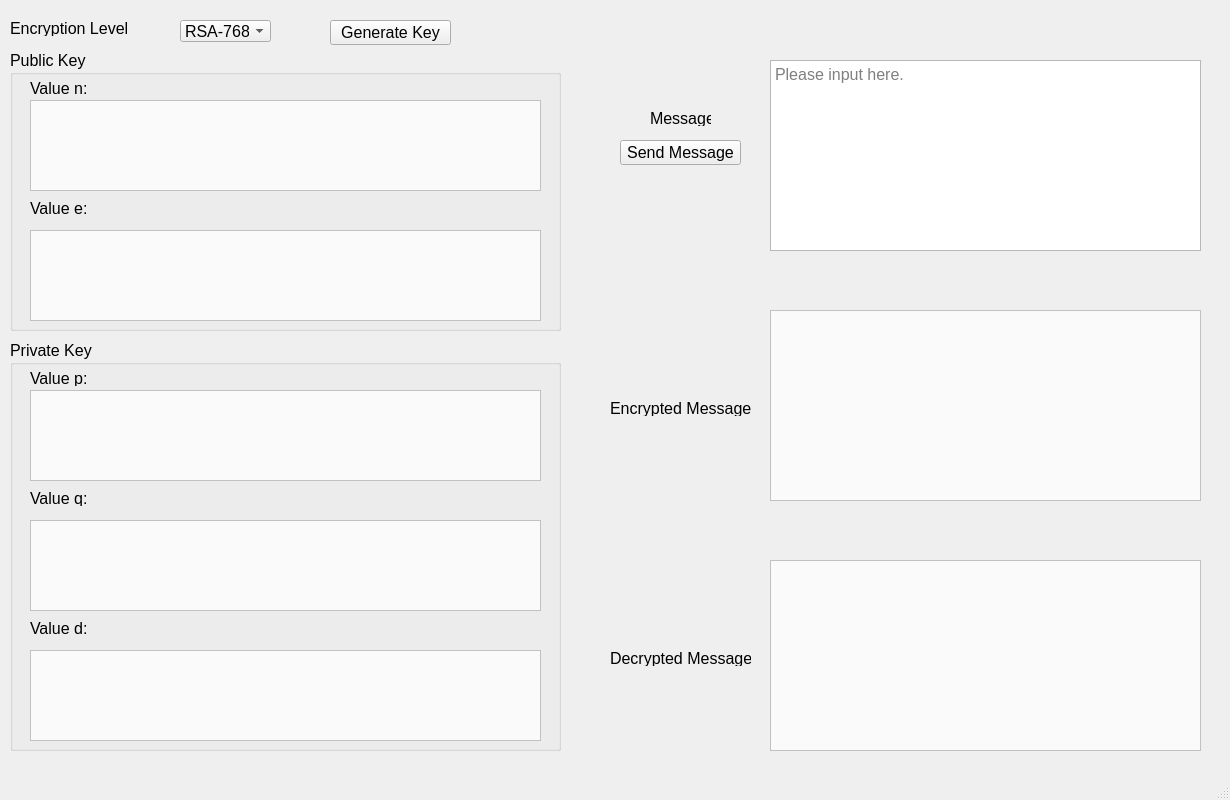
<?xml version="1.0" encoding="UTF-8"?>
<ui version="4.0">
 <class>RSAToy</class>
 <widget class="QMainWindow" name="RSAToy">
  <property name="geometry">
   <rect>
    <x>0</x>
    <y>0</y>
    <width>1230</width>
    <height>800</height>
   </rect>
  </property>
  <property name="windowTitle">
   <string>RSAToy</string>
  </property>
  <widget class="QWidget" name="centralwidget">
   <widget class="QGroupBox" name="groupBox">
    <property name="geometry">
     <rect>
      <x>10</x>
      <y>50</y>
      <width>551</width>
      <height>281</height>
     </rect>
    </property>
    <property name="font">
     <font>
      <pointsize>12</pointsize>
     </font>
    </property>
    <property name="title">
     <string>Public Key</string>
    </property>
    <widget class="QLabel" name="label_5">
     <property name="geometry">
      <rect>
       <x>20</x>
       <y>30</y>
       <width>101</width>
       <height>16</height>
      </rect>
     </property>
     <property name="font">
      <font>
       <pointsize>12</pointsize>
      </font>
     </property>
     <property name="text">
      <string>Value n:</string>
     </property>
    </widget>
    <widget class="QLabel" name="label_6">
     <property name="geometry">
      <rect>
       <x>20</x>
       <y>150</y>
       <width>101</width>
       <height>16</height>
      </rect>
     </property>
     <property name="font">
      <font>
       <pointsize>12</pointsize>
      </font>
     </property>
     <property name="text">
      <string>Value e:</string>
     </property>
    </widget>
    <widget class="QPlainTextEdit" name="text_n">
     <property name="enabled">
      <bool>false</bool>
     </property>
     <property name="geometry">
      <rect>
       <x>20</x>
       <y>50</y>
       <width>511</width>
       <height>91</height>
      </rect>
     </property>
     <property name="autoFillBackground">
      <bool>false</bool>
     </property>
     <property name="styleSheet">
      <string notr="true">background-color: rgb(250, 250, 250);</string>
     </property>
     <property name="readOnly">
      <bool>true</bool>
     </property>
     <property name="backgroundVisible">
      <bool>false</bool>
     </property>
    </widget>
    <widget class="QPlainTextEdit" name="text_e">
     <property name="enabled">
      <bool>false</bool>
     </property>
     <property name="geometry">
      <rect>
       <x>20</x>
       <y>180</y>
       <width>511</width>
       <height>91</height>
      </rect>
     </property>
     <property name="autoFillBackground">
      <bool>false</bool>
     </property>
     <property name="styleSheet">
      <string notr="true">background-color: rgb(250, 250, 250);</string>
     </property>
     <property name="readOnly">
      <bool>true</bool>
     </property>
    </widget>
   </widget>
   <widget class="QGroupBox" name="groupBox_2">
    <property name="geometry">
     <rect>
      <x>10</x>
      <y>340</y>
      <width>551</width>
      <height>411</height>
     </rect>
    </property>
    <property name="font">
     <font>
      <pointsize>12</pointsize>
     </font>
    </property>
    <property name="title">
     <string>Private Key</string>
    </property>
    <widget class="QPlainTextEdit" name="text_p">
     <property name="enabled">
      <bool>false</bool>
     </property>
     <property name="geometry">
      <rect>
       <x>20</x>
       <y>50</y>
       <width>511</width>
       <height>91</height>
      </rect>
     </property>
     <property name="autoFillBackground">
      <bool>false</bool>
     </property>
     <property name="styleSheet">
      <string notr="true">background-color: rgb(250, 250, 250);</string>
     </property>
     <property name="readOnly">
      <bool>true</bool>
     </property>
    </widget>
    <widget class="QLabel" name="label_8">
     <property name="geometry">
      <rect>
       <x>20</x>
       <y>150</y>
       <width>101</width>
       <height>16</height>
      </rect>
     </property>
     <property name="font">
      <font>
       <pointsize>12</pointsize>
      </font>
     </property>
     <property name="text">
      <string>Value q:</string>
     </property>
    </widget>
    <widget class="QPlainTextEdit" name="text_q">
     <property name="enabled">
      <bool>false</bool>
     </property>
     <property name="geometry">
      <rect>
       <x>20</x>
       <y>180</y>
       <width>511</width>
       <height>91</height>
      </rect>
     </property>
     <property name="autoFillBackground">
      <bool>false</bool>
     </property>
     <property name="styleSheet">
      <string notr="true">background-color: rgb(250, 250, 250);</string>
     </property>
     <property name="readOnly">
      <bool>true</bool>
     </property>
    </widget>
    <widget class="QLabel" name="label_7">
     <property name="geometry">
      <rect>
       <x>20</x>
       <y>30</y>
       <width>101</width>
       <height>16</height>
      </rect>
     </property>
     <property name="font">
      <font>
       <pointsize>12</pointsize>
      </font>
     </property>
     <property name="text">
      <string>Value p:</string>
     </property>
    </widget>
    <widget class="QLabel" name="label_9">
     <property name="geometry">
      <rect>
       <x>20</x>
       <y>280</y>
       <width>101</width>
       <height>16</height>
      </rect>
     </property>
     <property name="font">
      <font>
       <pointsize>12</pointsize>
      </font>
     </property>
     <property name="text">
      <string>Value d:</string>
     </property>
    </widget>
    <widget class="QPlainTextEdit" name="text_d">
     <property name="enabled">
      <bool>false</bool>
     </property>
     <property name="geometry">
      <rect>
       <x>20</x>
       <y>310</y>
       <width>511</width>
       <height>91</height>
      </rect>
     </property>
     <property name="autoFillBackground">
      <bool>false</bool>
     </property>
     <property name="styleSheet">
      <string notr="true">background-color: rgb(250, 250, 250);</string>
     </property>
     <property name="readOnly">
      <bool>true</bool>
     </property>
    </widget>
   </widget>
   <widget class="QComboBox" name="comboBox">
    <property name="geometry">
     <rect>
      <x>180</x>
      <y>20</y>
      <width>91</width>
      <height>22</height>
     </rect>
    </property>
    <property name="font">
     <font>
      <pointsize>12</pointsize>
     </font>
    </property>
    <item>
     <property name="text">
      <string>RSA-768</string>
     </property>
    </item>
    <item>
     <property name="text">
      <string>RSA-1024</string>
     </property>
    </item>
    <item>
     <property name="text">
      <string>RSA-2048</string>
     </property>
    </item>
   </widget>
   <widget class="QLabel" name="label">
    <property name="geometry">
     <rect>
      <x>10</x>
      <y>20</y>
      <width>131</width>
      <height>16</height>
     </rect>
    </property>
    <property name="font">
     <font>
      <pointsize>12</pointsize>
     </font>
    </property>
    <property name="text">
     <string>Encryption Level</string>
    </property>
   </widget>
   <widget class="QPushButton" name="btn_generate">
    <property name="geometry">
     <rect>
      <x>330</x>
      <y>20</y>
      <width>121</width>
      <height>25</height>
     </rect>
    </property>
    <property name="font">
     <font>
      <pointsize>12</pointsize>
     </font>
    </property>
    <property name="text">
     <string>Generate Key</string>
    </property>
   </widget>
   <widget class="QPlainTextEdit" name="text_message">
    <property name="geometry">
     <rect>
      <x>770</x>
      <y>60</y>
      <width>431</width>
      <height>191</height>
     </rect>
    </property>
    <property name="font">
     <font>
      <pointsize>12</pointsize>
     </font>
    </property>
    <property name="placeholderText">
     <string>Please input here.</string>
    </property>
   </widget>
   <widget class="QLabel" name="label_2">
    <property name="geometry">
     <rect>
      <x>650</x>
      <y>110</y>
      <width>61</width>
      <height>16</height>
     </rect>
    </property>
    <property name="font">
     <font>
      <pointsize>12</pointsize>
     </font>
    </property>
    <property name="text">
     <string>Message</string>
    </property>
   </widget>
   <widget class="QPushButton" name="btn_send">
    <property name="geometry">
     <rect>
      <x>620</x>
      <y>140</y>
      <width>121</width>
      <height>25</height>
     </rect>
    </property>
    <property name="font">
     <font>
      <pointsize>12</pointsize>
     </font>
    </property>
    <property name="text">
     <string>Send Message</string>
    </property>
   </widget>
   <widget class="QLabel" name="label_3">
    <property name="geometry">
     <rect>
      <x>610</x>
      <y>400</y>
      <width>141</width>
      <height>16</height>
     </rect>
    </property>
    <property name="font">
     <font>
      <pointsize>12</pointsize>
     </font>
    </property>
    <property name="text">
     <string>Encrypted Message</string>
    </property>
   </widget>
   <widget class="QLabel" name="label_4">
    <property name="geometry">
     <rect>
      <x>610</x>
      <y>650</y>
      <width>141</width>
      <height>16</height>
     </rect>
    </property>
    <property name="font">
     <font>
      <pointsize>12</pointsize>
     </font>
    </property>
    <property name="text">
     <string>Decrypted Message</string>
    </property>
   </widget>
   <widget class="QPlainTextEdit" name="text_decrypted">
    <property name="enabled">
     <bool>false</bool>
    </property>
    <property name="geometry">
     <rect>
      <x>770</x>
      <y>560</y>
      <width>431</width>
      <height>191</height>
     </rect>
    </property>
    <property name="font">
     <font>
      <pointsize>12</pointsize>
     </font>
    </property>
    <property name="styleSheet">
     <string notr="true">background-color: rgb(250, 250, 250);</string>
    </property>
    <property name="readOnly">
     <bool>true</bool>
    </property>
   </widget>
   <widget class="QPlainTextEdit" name="text_encrypted">
    <property name="enabled">
     <bool>false</bool>
    </property>
    <property name="geometry">
     <rect>
      <x>770</x>
      <y>310</y>
      <width>431</width>
      <height>191</height>
     </rect>
    </property>
    <property name="font">
     <font>
      <pointsize>12</pointsize>
     </font>
    </property>
    <property name="autoFillBackground">
     <bool>false</bool>
    </property>
    <property name="styleSheet">
     <string notr="true">background-color: rgb(250, 250, 250);</string>
    </property>
    <property name="readOnly">
     <bool>true</bool>
    </property>
   </widget>
  </widget>
  <widget class="QMenuBar" name="menubar">
   <property name="geometry">
    <rect>
     <x>0</x>
     <y>0</y>
     <width>1230</width>
     <height>22</height>
    </rect>
   </property>
  </widget>
  <widget class="QStatusBar" name="statusbar"/>
 </widget>
 <resources/>
 <connections/>
</ui>
